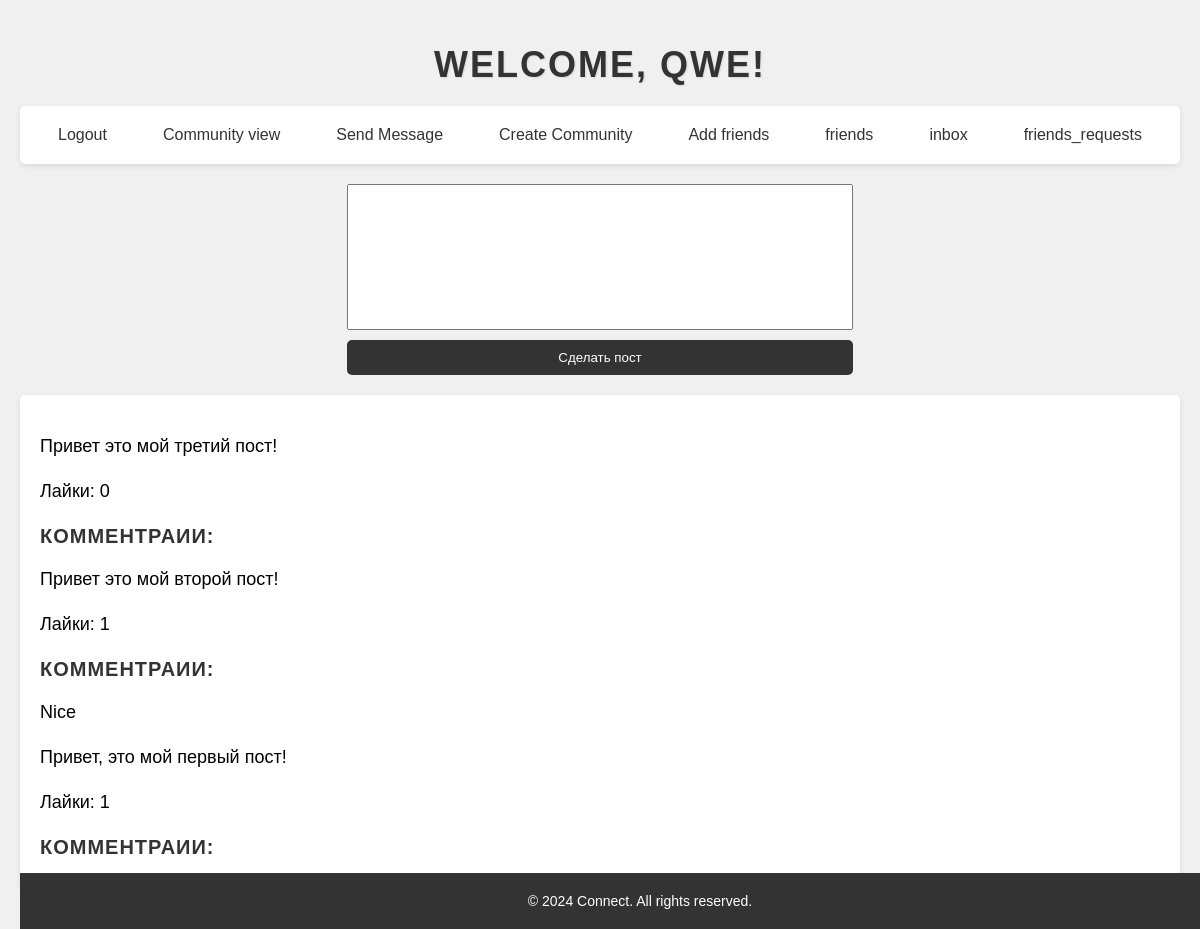
Screenshot of / (signed in) with the database file from the repository.
### index.py (models this page shows)
class User(UserMixin, db.Model):
    id = db.Column(db.Integer, primary_key=True)
    username = db.Column(db.String(50), unique=True, nullable=False)
    password_hash = db.Column(db.String(128), nullable=False)
    posts = db.relationship('Post', backref='author', lazy=True)
    likes = db.relationship('Like', backref='user', lazy=True)
    friends = db.relationship('User', secondary=friendships,
                              primaryjoin=(friendships.c.user_id == id),
                              secondaryjoin=(friendships.c.friend_id == id),
                              backref=db.backref('friends_of', lazy='dynamic'),
                              lazy='dynamic')

class Post(db.Model):
    id = db.Column(db.Integer, primary_key=True)
    content = db.Column(db.Text, nullable=False)
    user_id = db.Column(db.Integer, db.ForeignKey('user.id'), nullable=False)
    community_id = db.Column(db.Integer, db.ForeignKey('community.id'), nullable=True)
    comments = db.relationship('Comment', backref='post', lazy=True)
    likes = db.relationship('Like', backref='post', lazy=True)

class Comment(db.Model):
    id = db.Column(db.Integer, primary_key=True)
    content = db.Column(db.Text, nullable=False)
    user_id = db.Column(db.Integer, db.ForeignKey('user.id'), nullable=False)
    post_id = db.Column(db.Integer, db.ForeignKey('post.id'), nullable=False)
    author = db.relationship('User', backref=db.backref('comments', lazy=True))

### index.py (the view)
@app.route('/', methods=['GET', 'POST'])
@login_required
def home():
    if request.method == 'POST':
        content = request.form['content']
        new_post = Post(content=content, author=current_user)
        db.session.add(new_post)
        db.session.commit()
    posts = Post.query.filter_by(author=current_user).order_by(Post.id.desc()).all()
    return render_template('home.html', posts=posts)

### index.py (called while the page is built)
@login_manager.user_loader
def load_user(user_id):
    return User.query.get(int(user_id))

### templates/home.html (shortened to what this page needs)
<!DOCTYPE html>
<html>
  <head>
    <link
      rel="stylesheet"
      href="{{ url_for('static', filename='css/home.css') }}"
    />
  </head>
  <body>
    <h1>Welcome, {{ current_user.username }}!</h1>
    <div class="all-links">
      <a href="{{ url_for('logout') }}">Logout</a>
      <a href="{{ url_for('community_page', community_id=1) }}"
        >Community view</a
      >
      <a href="{{ url_for('send_message', user_id=2) }}">Send Message</a>
      <a href="{{ url_for('create_community') }}">Create Community</a>
      <a href="{{ url_for('add_friends') }}">Add friends</a>
      <a href="{{ url_for('friends') }}">friends</a>
      <a href="{{ url_for('inbox') }}">inbox</a>
      <a href="{{ url_for('friend_requests') }}">friends_requests</a>
    </div>
    <div class="form-news-post">
      <form method="POST" action="{{ url_for('home') }}">
        <textarea
          name="content"
          required
          style="resize: none; width: 500px; height: 140px; margin-bottom: 10px"
        ></textarea>
        <input type="submit" value="Сделать пост" />
      </form>
    </div>
    <div class="po">
      {% for post in posts %}
      <p>{{ post.content }}</p>
      <p>Лайки: {{ post.likes|length }}</p>
      <h3>Комментраии:</h3>
      {% for comment in post.comments %}
      <p>{{ comment.content }}</p>
      {% endfor %} {% endfor %}
    </div>
    <footer>
      <p>&copy; 2024 Connect. All rights reserved.</p>
    </footer>
  </body>
</html>

### static/css/home.css (style rules this page uses)
body { font-family: Arial, sans-serif; margin: 0; padding: 20px; background-color: #f0f0f0; }
h1 { font-size: 36px; font-weight: bold; text-align: center; color: #333; margin-bottom: 20px; text-transform: uppercase; letter-spacing: 2px; text-shadow: 1px 1px 2px rgba(0, 0, 0, 0.1); }
.all-links { display: flex; justify-content: space-around; margin-bottom: 20px; background-color: #fff; padding: 10px; border-radius: 5px; box-shadow: 0 2px 5px rgba(0, 0, 0, 0.1); }
.all-links a { text-decoration: none; color: #333; padding: 10px; border-radius: 5px; transition: background-color 0.3s; }
.form-news-post { display: flex; justify-content: center; margin-bottom: 20px; }
.form-news-post form { display: flex; flex-direction: column; }
.po { background-color: #fff; padding: 20px; border-radius: 5px; box-shadow: 0 2px 5px rgba(0, 0, 0, 0.1); margin-bottom: 20px; }
.po p { font-size: 18px; line-height: 1.5; margin-bottom: 10px; }
.po h3 { font-size: 20px; font-weight: bold; margin-top: 20px; margin-bottom: 10px; text-transform: uppercase; letter-spacing: 1px; color: #333; }
.form-news-post input[type="submit"] { background-color: #333; color: #fff; padding: 10px 20px; border: none; border-radius: 5px; cursor: pointer; transition: background-color 0.3s; }
footer { background-color: #333; color: #fff; padding: 20px; text-align: center; position: fixed; bottom: 0; width: 100%; }
footer p { font-size: 14px; margin: 0; }

### rows the page displays
User: username "QWE"
Post: content "Привет это мой третий пост!", likes|length "0"
Post: content "Привет это мой второй пост!", likes|length "1"
Comment: content "Nice"
Post: content "Привет, это мой первый пост!", likes|length "1"
